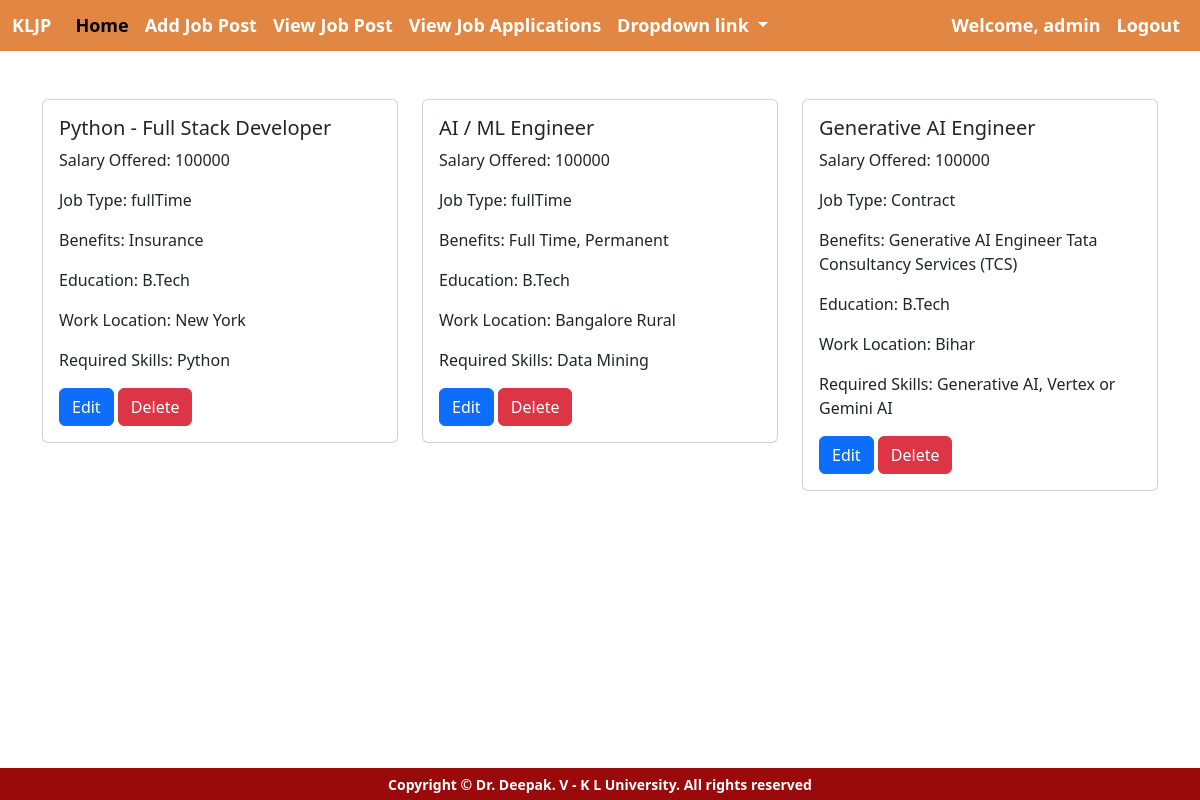
/employerapp/view_job_details/ (signed in), run on the app's committed database.
### employerapp/models.py (models this page shows, shortened)
class JobDetails(models.Model):
    work_title = models.CharField(max_length=255)
    salary_offered = models.CharField(max_length=255)
    JOB_TYPES = [
        ('fulltime','Full-time'),
        ('parttime','Part-time'),
        ('contract','Contract'),
    ]
    job_type = models.CharField(max_length=20, choices=JOB_TYPES)
    benefits = models.TextField()
    education = models.CharField(max_length=255)
    work_location = models.CharField(max_length=255)
    required_skills = models.TextField()

### employerapp/views.py (the view)
# urls.py: path('view_job_details/', views.view_job_details, name = 'view_job_details'),
@login_required(login_url='loginpagecall')
def view_job_details(request):
    job_details_list = JobDetails.objects.all()
    return render(request, 'employerapp/view_job_details.html', {'job_details_list':job_details_list})

### templates/employerapp/view_job_details.html (shortened to what this page needs)
{% extends 'Navbar/employernavbar.html' %}
{% load static %}
{% block body %}
<div class="container mt-5">
    <div class="row">
        {% for job_details in job_details_list %}
            <div class="col-md-4 mb-4">
                <div class="card">
                    <div class="card-body">
                        <h5 class="card-title">{{ job_details.work_title }}</h5>
                        <p class="card-text">Salary Offered: {{ job_details.salary_offered }}</p>
                        <p class="card-text">Job Type: {{ job_details.get_job_type_display }}</p>
                        <p class="card-text">Benefits: {{ job_details.benefits }}</p>
                        <p class="card-text">Education: {{ job_details.education }}</p>
                        <p class="card-text">Work Location: {{ job_details.work_location }}</p>
                        <p class="card-text">Required Skills: {{ job_details.required_skills }}</p>
                        <a href="{% url 'edit_job_details' job_details.id %}" class="btn btn-primary">Edit</a>
                        <a href="{% url 'delete_job_details' job_details.id %}" class="btn btn-danger">Delete</a>
                    </div>
                </div>
            </div>
        {% endfor %}
    </div>
</div>
{% endblock %}

### templates/Navbar/Employernavbar.html (shortened to what this page needs)
<!DOCTYPE html>
<html lang="en">
<head>
    <link href="https://cdn.jsdelivr.net/npm/bootstrap@5.3.3/dist/css/bootstrap.min.css" rel="stylesheet">
</head>
<body>
<nav class="navbar navbar-expand-lg flex-shrink-0 py-sm-1" style="background-color:#e28743">
  <div class="container-fluid">
    <a class="navbar-brand" href="#">KLJP</a>
    <div class="collapse navbar-collapse" id="navbarNavDropdown">
      <ul class="navbar-nav">
        <li class="nav-item">
          <a class="nav-link active" aria-current="page" href="#">Home</a>
        </li>
        <li class="nav-item">
          <a class="nav-link" href="{% url 'addnewjobpost' %}">Add Job Post</a>
        </li>
        <li class="nav-item">
          <a class="nav-link" href="{% url 'view_job_details' %}">View Job Post</a>
        </li>
          <li class="nav-item">
          <a class="nav-link" href="{% url 'job_application_list' %}">View Job Applications</a>
        </li>
        <li class="nav-item dropdown">
          <a class="nav-link dropdown-toggle" href="#" role="button" data-bs-toggle="dropdown" aria-expanded="false">
            Dropdown link
          </a>
        </li>
      </ul>
    </div>
    <ul  class="navbar-nav ms-auto">
<li>
        {% if user.is_authenticated %}
        <li class="nav-item">
        <span class="nav-link">Welcome, {{ user.username }}</span>
    </li>
          <li class="nav-item">
          <a class="nav-link" href="{% url 'logout' %}">Logout</a>
          </li>
        {% endif %}
 </li>
      </ul>
  </div>
</nav>
{% block body %}
{% endblock %}
<footer id="sticky-footer" class="flex-shrink-0 py-sm-1">
    <div class="container text-center">
      <small>Copyright &copy; Dr. Deepak. V - K L University. All rights reserved</small>
    </div>
  </footer>
</body>
</html>

### templates/Navbar/Employernavbar.html (style rules this page uses)
.navbar { font-size: 18px; color: white; }
.navbar-brand, .navbar-nav .nav-link { font-size: 18px; font-weight: bold; color: white; }
#sticky-footer { position: fixed; bottom: 0; left: 0; right: 0; background-color: #9a0a0a; color: white; padding: 10px; font-weight: bold; }

### data on the page
JobDetails: work_title "Python - Full Stack Developer", salary_offered "100000", job_type "fullTime", benefits "Insurance", education "B.Tech", work_location "New York", required_skills "Python"
JobDetails: work_title "AI / ML Engineer", salary_offered "100000", job_type "fullTime", benefits "Full Time, Permanent", education "B.Tech", work_location "Bangalore Rural", required_skills "Data Mining"
JobDetails: work_title "Generative AI Engineer", salary_offered "100000", job_type "Contract", benefits "Generative AI Engineer Tata Consultancy Services (TCS)", education "B.Tech", work_location "Bihar", required_skills "Generative AI, Vertex or Gemini AI"

### other printed values
{{ user.username }} "admin"
